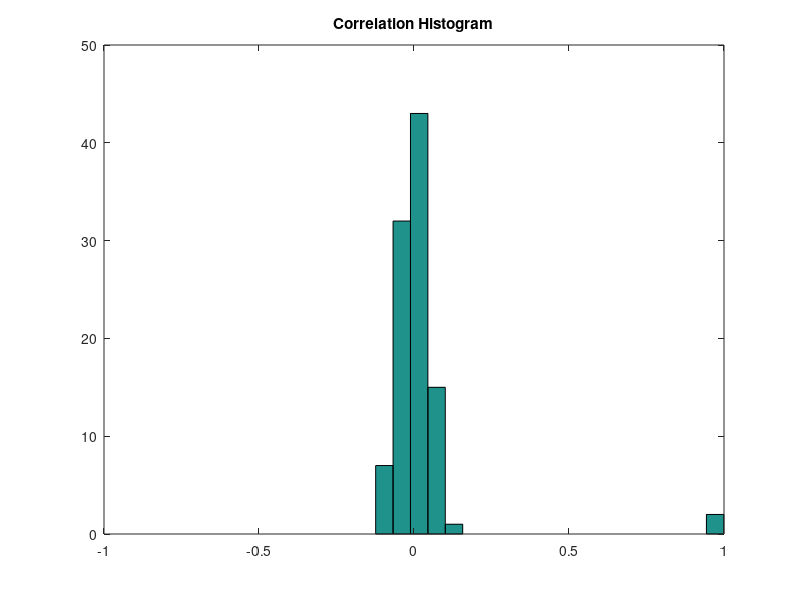

This figure's MATLAB source: (Note: this script raises an error after producing the figure.)
%% t_regressionInHighDimensions
%
% Description:
%    Try to develop some intuitions about how regression coefficients
%    behave in high dimensions.
%
%    Follows broad ideas introduced by an anonymous reviewer, although 
%    the reviewer provided code in R and modeled a different case.  The
%    code here is more like what we do in the paper.
%
% 05/05/18  dhb  Wrote it.

%% Clear and close
clear; close all;

%% Parameters
nLuminances = 20;
nTrialsPerLuminance = 25;
nNeurons = 100;
neuron1Gain = 1;
neuron2Gain = 1;
responseNoiseSd = 0.01;

%% Set up luminances across trials
theLuminances = linspace(0,1,nLuminances);
nTrials = nLuminances*nTrialsPerLuminance;
theTrialLuminances = zeros(nTrials,1);
lumIndex = 1;
for ll = 1:nLuminances
    for nn = 1:nTrialsPerLuminance
        theTrialLuminances(lumIndex) = theLuminances(ll);
        lumIndex = lumIndex+1;
    end
end

%% First two neurons have responses that are related to luminances
neuron1Responses = neuron1Gain*theTrialLuminances + normrnd(0,responseNoiseSd,nTrials,1);
neuron2Responses = neuron2Gain*theTrialLuminances + normrnd(0,responseNoiseSd,nTrials,1);

%% Rest of neurons have resposnes that are pure noise
nOtherNeurons = nNeurons-2;
neuronOtherResponses = normrnd(0,responseNoiseSd,nTrials,nOtherNeurons);

%% Neural response matrix (nTrials by nNeurons)
neuronResponses = [neuron1Responses neuron2Responses neuronOtherResponses];

%% Compute correlation coefficients between each neuron's responses and luminance
%
% Most are pretty small, two are large. As expected.
for nn = 1:nNeurons
    corrTemp = corrcoef(theTrialLuminances,neuronResponses(:,nn));
    corrsWithLum(nn) = corrTemp(1,2);
end
nHistBins = 20;
figure; clf;
hist(corrsWithLum,nHistBins); xlim([-1 1]);
title('Correlation Histogram');

%% Set percent criteria for analysis below
percentCrits = [25 50 75];

%% Build linear regression decoder for luminance, based on responses
%
% Question is, how are weights distributed?  Most are distributed around
% zero, two are large.  As it should be.
regWeights1 = neuronResponses\theTrialLuminances;
predTrialLuminances = neuronResponses * regWeights1;

% Compute our statistic
regSorted1 = sort(abs(regWeights1));
regSum1 = sum(regSorted1);
reg1Percents = zeros(length(percentCrits),1);
runningSum = 0;
whichCrit = 1;
for ii = 1:nNeurons
    runningSum = runningSum + regSorted1(ii);
    if (runningSum > regSum1*percentCrits(whichCrit)/100)
        reg1Percents(whichCrit) = round(100*ii/nNeurons);
        whichCrit = whichCrit+1;
    end
    if (whichCrit > length(reg1Percents))
        break;
    end
end
fprintf('backslash percentiles (25, 50, 75): ');
for ii = 1:length(percentCrits)
    fprintf('%d%% ',reg1Percents(ii));
end
fprintf('\n');

% Compute our statistic
regSorted1 = sort(abs(regWeights1));
regSum1 = sum(regSorted1);
reg1Percents = zeros(length(percentCrits),1);
runningSum = 0;
whichCrit = 1;
for ii = 1:nNeurons
    runningSum = runningSum + regSorted1(ii);
    if (runningSum > regSum1*percentCrits(whichCrit)/100)
        reg1Percents(whichCrit) = round(100*ii/nNeurons);
        whichCrit = whichCrit+1;
    end
    if (whichCrit > length(reg1Percents))
        break;
    end
end
fprintf('regress (percentCrits) (25, 50, 75): ');
for ii = 1:length(percentCrits)
    fprintf('%d%% ',reg1Percents(ii));
end
fprintf('\n');

%% Try regression using regress, which "sets maximum number of weights to zero"
regWeights2 = regress(theTrialLuminances,neuronResponses);

% Compute our statistic
regSorted2 = sort(abs(regWeights2));
regSum2 = sum(regSorted2);
reg2Percents = zeros(length(percentCrits),1);
runningSum = 0;
whichCrit = 1;
for ii = 1:nNeurons
    runningSum = runningSum + regSorted2(ii);
    if (runningSum > regSum2*percentCrits(whichCrit)/100)
        reg2Percents(whichCrit) = round(100*ii/nNeurons);
        whichCrit = whichCrit+1;
    end
    if (whichCrit > length(reg2Percents))
        break;
    end
end
fprintf('regress percentiles (25, 50, 75): ');
for ii = 1:length(percentCrits)
    fprintf('%d%% ',reg2Percents(ii));
end
fprintf('\n');

%% And using robustfit. This tries to ignore outliers
regWeights3 = robustfit(neuronResponses,theTrialLuminances,[],[],'off');

% Compute our statistic
regSorted3 = sort(abs(regWeights3));
regSum3 = sum(regSorted3);
reg3Percents = zeros(length(percentCrits),1);
runningSum = 0;
whichCrit = 1;
for ii = 1:nNeurons
    runningSum = runningSum + regSorted3(ii);
    if (runningSum > regSum3*percentCrits(whichCrit)/100)
        reg3Percents(whichCrit) = round(100*ii/nNeurons);
        whichCrit = whichCrit+1;
    end
    if (whichCrit > length(reg3Percents))
        break;
    end
end
fprintf('robust percentiles (25, 50, 75): ');
for ii = 1:length(percentCrits)
    fprintf('%d%% ',reg3Percents(ii));
end
fprintf('\n');

%% Try using Matlab's regularized regression
%
% This function has many many options that can affect how it
% tries to regularize.  Just going with the defaults.
regFitResults = fitrlinear(neuronResponses,theTrialLuminances,'FitBias',false);
regWeights4 = regFitResults.Beta;

% Compute our statistic
regSorted4 = sort(abs(regWeights4));
regSum4 = sum(regSorted4);
reg4Percents = zeros(length(percentCrits),1);
runningSum = 0;
whichCrit = 1;
for ii = 1:nNeurons
    runningSum = runningSum + regSorted4(ii);
    if (runningSum > regSum4*percentCrits(whichCrit)/100)
        reg4Percents(whichCrit) = round(100*ii/nNeurons);
        whichCrit = whichCrit+1;
    end
    if (whichCrit > length(reg4Percents))
        break;
    end
end
fprintf('fitrlinear percentiles (25, 50, 75): ')
for ii = 1:length(percentCrits)
    fprintf('%d%% ',reg4Percents(ii));
end
fprintf('\n');

%% Make a histogram of the regression weights.
nHistBins = 20;
figure; clf;
hist([regWeights1 regWeights1 regWeights3 regWeights4],nHistBins);
title('Regression Weight Histogram');
legend({'backslash','regress','robustfit','fitrlinear'},'Location','NorthEast');
